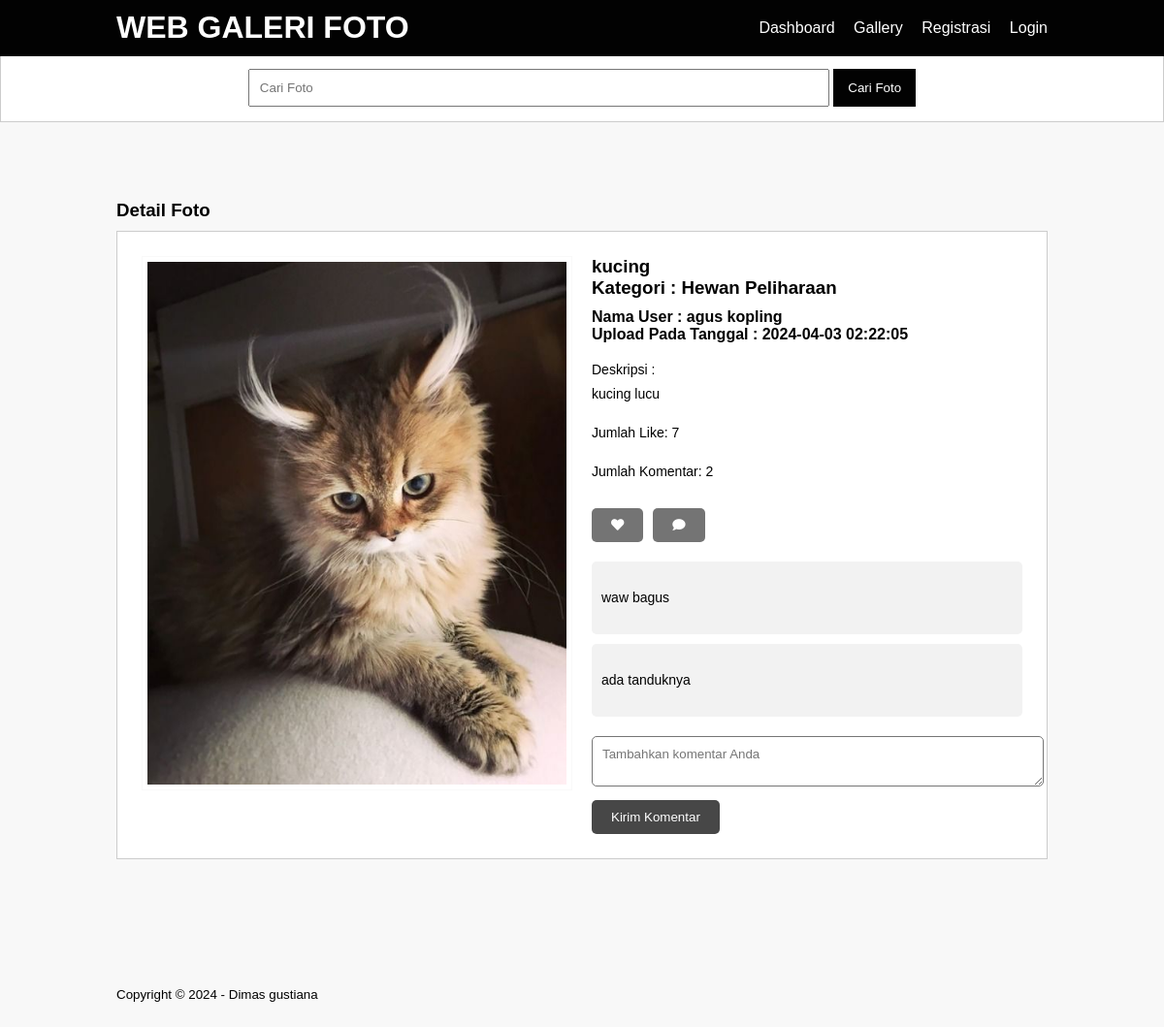
The app's page /detail-image.php?id=69 with its own data.
### tables this page shows
CREATE TABLE `tb_image` (
  `image_id` int(11) NOT NULL,
  `category_id` int(11) NOT NULL,
  `category_name` varchar(100) NOT NULL,
  `admin_id` int(11) NOT NULL,
  `admin_name` varchar(100) NOT NULL,
  `image_name` varchar(100) NOT NULL,
  `image_description` text NOT NULL,
  `image` varchar(100) NOT NULL,
  `image_status` tinyint(1) NOT NULL,
  `date_created` timestamp NOT NULL DEFAULT CURRENT_TIMESTAMP ON UPDATE CURRENT_TIMESTAMP,
  `likes` int(11) DEFAULT '0'
);

CREATE TABLE `tb_category` (
  `category_id` int(11) NOT NULL,
  `category_name` varchar(25) NOT NULL,
  `category_photo` varchar(255) DEFAULT NULL
);

CREATE TABLE `tb_image_comments` (
  `comment_id` int(11) NOT NULL,
  `image_id` int(11) DEFAULT NULL,
  `admin_id` int(11) DEFAULT NULL,
  `comment` text,
  `comment_date` timestamp NOT NULL DEFAULT CURRENT_TIMESTAMP
);

### detail-image.php (the view, shortened to what this page needs)
<?php
include 'db.php';
$produk = mysqli_query($conn, "SELECT tb_image.*, tb_category.category_name FROM tb_image INNER JOIN tb_category ON tb_image.category_id = tb_category.category_id WHERE tb_image.image_id = '" . $_GET['id'] . "'");
$p = mysqli_fetch_object($produk);
$result = mysqli_query($conn, "SELECT COUNT(*) AS total_comments FROM tb_image_comments WHERE image_id = '" . $_GET['id'] . "'");
$total_comments = mysqli_fetch_assoc($result)['total_comments'];
$result_likes = mysqli_query($conn, "SELECT likes FROM tb_image WHERE image_id = '" . $_GET['id'] . "'");
$likes = mysqli_fetch_assoc($result_likes)['likes'];
?>
<!DOCTYPE html>
<html lang="en">
<head>
    <link rel="stylesheet" type="text/css" href="css/style.css">
    <link rel="stylesheet" href="https://cdnjs.cloudflare.com/ajax/libs/font-awesome/5.15.4/css/all.min.css">
</head>
<body>
    <header>
        <div class="container">
            <h1><a href="index.php">WEB GALERI FOTO</a></h1>
            <nav>
                <ul>
                    <li><a href="index.php">Dashboard</a></li>
                    <li><a href="galeri.php">Gallery</a></li>
                    <li><a href="registrasi.php">Registrasi</a></li>
                    <li><a href="login.php">Login</a></li>
                </ul>
            </nav>
        </div>
    </header>
    <div class="search">
        <div class="container">
            <form action="galeri.php">
                <input type="text" name="search" placeholder="Cari Foto" value="<?php echo isset($_GET['search']) ? $_GET['search'] : ''; ?>" />
                <input type="submit" name="cari" value="Cari Foto" />
            </form>
        </div>
    </div>
    <div class="section">
        <div class="container">
            <h3>Detail Foto</h3>
            <div class="box">
                <div class="col-2">
                    <img src="foto/<?php echo $p->image ?>" width="100%" />
                </div>
                <div class="col-2">
                    <h3><?php echo $p->image_name ?><br />Kategori : <?php echo $p->category_name  ?></h3>
                    <h4>Nama User : <?php echo $p->admin_name ?><br />
                        Upload Pada Tanggal : <?php echo $p->date_created  ?></h4>
                    <p>Deskripsi :<br />
                        <?php echo $p->image_description ?>
                    </p>
                    <p>Jumlah Like: <span id="likes-count"><?php echo $likes; ?></span></p>
                    <p>Jumlah Komentar: <?php echo $total_comments; ?></p>
                    <div class="button-container">
                    <form action="addlike.php" method="post">
                        <button type="submit" name="submit" class="like-button"><i class="fas fa-heart"></i></button>
                    </form>
                    <button onclick="toggleComments()" class="comment-button"><i class="fas fa-comment"></i></button>
                    </div>
                    <div id="comments-container" class="comments-container">
                        <?php
                        $query_comments = mysqli_query($conn, "SELECT * FROM tb_image_comments WHERE image_id = '" . $_GET['id'] . "'");
                        while ($comment = mysqli_fetch_assoc($query_comments)) {
                        ?>
                            <div class="comment">
                                <p><?php echo $comment['comment']; ?></p>
                            </div>
                        <?php
                        }
                        ?>
                    </div>
                    <form action="addcomment.php" method="post">
                        <textarea name="comment" placeholder="Tambahkan komentar Anda"></textarea>
                        <button type="submit" name="submit" class="submit-button">Kirim Komentar</button>
                    </form>
                </div>
            </div>
        </div>
    </div>
    <footer>
        <div class="container">
            <small>Copyright &copy; 2024 - Dimas gustiana</small>
        </div>
    </footer>
</body>
</html>

### css/style.css (style rules this page uses)
* { padding:0; margin:0; font-family:'Quicksand', sans-serif; }
body { background-color:#f8f8f8; }
a { color: inherit; text-decoration:none; }
header { background-color: #020202; color: #fff; position: fixed; top: 0; left: 0; width: 100%; }
header h1 { float:left; padding:10px 0; }
header ul { float:right; }
header ul li { display:inline-block; }
header ul li a { padding:20px 0 20px 15px; display: inline-block; }
footer { padding:25px 0; }
.container { width: 80%; margin: 0 auto; }
.container:after { content:''; display: block; clear:both; }
.section { padding: 80px 0; }
.box { background-color: #fff; border:1px solid #ccc; padding:15px; box-sizing: border-box; margin:10px 0 25px 0; }
.box:after { content: ''; display: block; clear: both; }
.search { margin-top: 55px; padding:15px 0; background-color: #fff; border:1px solid #ccc; text-align: center; }
.search input[type=text] { width: 60%; padding:10px; }
.search input[type=submit] { padding:12px 15px; background-color: #020202; color: #fff; border:none; cursor:pointer; }
.col-2 { width: 50%; min-height: 200px; padding:10px; box-sizing: border-box; float: left; }
.col-2 img { border:1px solid #f9f9f9; padding:5px; box-sizing: border-box; }
.col-2 h3 { margin-bottom: 10px; }
.col-2 h4 { color: #020202; }
.col-2 p { margin:15px 0; text-align: justify; line-height: 25px; font-size: 14px; }

### detail-image.php (style rules this page uses)
.like-button { background-color: #747474; color: #fff; padding: 10px 20px; border: none; border-radius: 5px; cursor: pointer; margin-top: 10px; }
.comment-button { background-color: #747474; color: #fff; padding: 10px 20px; border: none; border-radius: 5px; cursor: pointer; margin-top: 10px; }
.comments-container { display: ; margin-top: 20px; }
.comment { background-color: #f2f2f2; padding: 10px; border-radius: 5px; margin-bottom: 10px; }
form textarea { width: 100%; padding: 10px; margin-top: 10px; border-radius: 5px; }
.submit-button { background-color: #474747; color: #fff; padding: 10px 20px; border: none; border-radius: 5px; cursor: pointer; margin-top: 10px; }
.button-container { display: flex; align-items: center; }
.button-container button { margin-right: 10px; }

### records on screen
tb_image: image (picture), image_name "kucing", category.category_name "Hewan Peliharaan", admin_name "agus kopling", date_created "2024-04-03 02:22:05", image_description "kucing lucu", likes "7"
tb_image_comments: comment "waw bagus"
tb_image_comments: comment "ada tanduknya"

### other values on screen
$total_comments "2"
